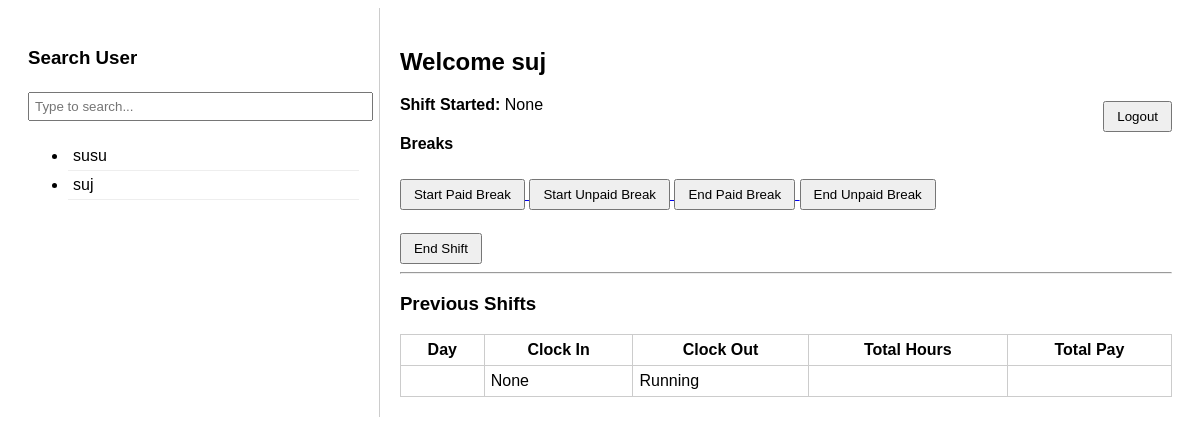
Page / (signed in) on the earlier database version.
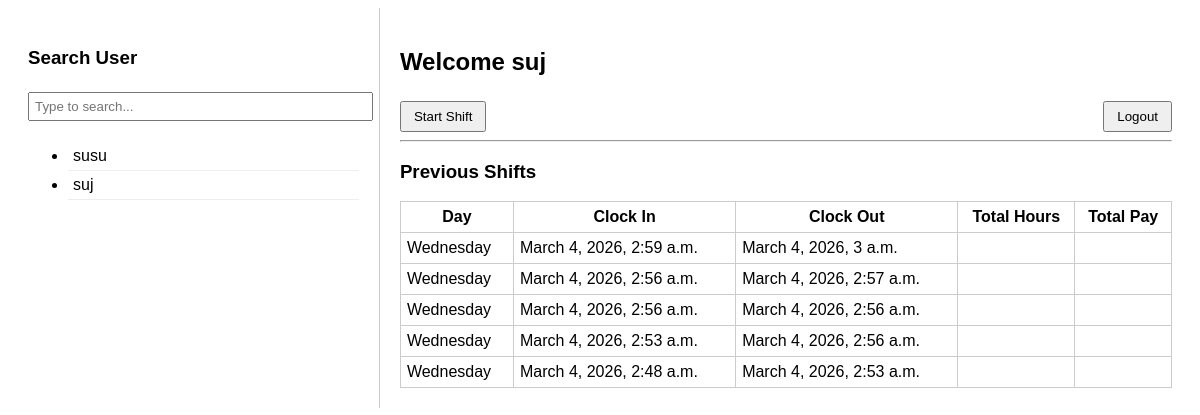
Same page on the later database version.
### accounts/models.py (models this page shows, shortened)
class CustomUser(AbstractUser):
    employee_code = models.CharField(
        max_length=4,
        unique=True,
        blank=True
    )
    hourly_rate = models.DecimalField(
        max_digits=8,
        decimal_places=2,
        default=Decimal("0.00")
    )
    profile_image = models.ImageField(
        upload_to="profiles/",
        null=True,
        blank=True
    )
    ROLE_CHOICES = (
        ("EMPLOYEE", "Employee"),
        ("ADMIN", "Admin"),
    )
    role = models.CharField(
        max_length=20,
        choices=ROLE_CHOICES,
        default="EMPLOYEE"
    )

### attendance/models.py (models this page shows, shortened)
class Shift(models.Model):
    user = models.ForeignKey(
        settings.AUTH_USER_MODEL,
        on_delete=models.CASCADE,
        related_name="shifts"
    )
    clock_in_time = models.DateTimeField(null=True, blank=True)
    clock_out_time = models.DateTimeField(null=True, blank=True)
    clock_in_image = models.ImageField(upload_to="clock_in/")
    clock_out_image = models.ImageField(upload_to="clock_out/", null=True, blank=True)
    is_approved = models.BooleanField(default=False)
    created_at = models.DateField(auto_now_add=True)
    class Meta:
        ordering = ['-clock_in_time']

### attendance/views.py (the view, shortened to what this page needs)
# urls.py: path('', views.attendance_home, name='attendance_home'),
def attendance_home(request):
    users = CustomUser.objects.filter(is_staff=False)
    selected_user = None
    shifts = None
    is_logged_in = False
    user_id = request.session.get("user_id")
    if user_id:
        try:
            selected_user = CustomUser.objects.get(id=user_id)
            shifts = Shift.objects.filter(user=selected_user).order_by("-clock_in_time")
            is_logged_in = True
        except CustomUser.DoesNotExist:
            del request.session["user_id"]
    return render(request, "attendance/home.html", {
        "users": users,
        "selected_user": selected_user,
        "shifts": shifts,
        "is_logged_in": is_logged_in
    })

### attendance/templates/attendance/home.html (shortened to what this page needs)
<!DOCTYPE html>
<html>
<head>
</head>
<body>
<div class="left">
    <h3>Search User</h3>
    <input type="text" id="searchInput" placeholder="Type to search...">
    <ul id="userList">
        {% for user in users %}
            <li class="user-item"
                data-user-id="{{ user.id }}"
                data-username="{{ user.username }}"
                onclick="selectUser('{{ user.id }}', '{{ user.username }}')">
                {{ user.username }}
            </li>
        {% endfor %}
    </ul>
</div>
<div class="right" id="rightSide">
    {% if not is_logged_in %}
        {% if not selected_user_id and not messages %}
            <p id="placeholder" style="color:#888; font-style:italic;">
                Please select a user from the left to continue.
            </p>
        {% endif %}
        <div id="loginArea" style="{% if selected_user_id or messages %}display:block{% else %}display:none{% endif %}">
            <h3>Selected User: <span id="selected_name">{% if selected_user_username %}{{ selected_user_username }}{% else %}None{% endif %}</span></h3>
            <form method="post">
                {% csrf_token %}
                <input type="hidden" name="user_id" id="selected_user" value="{{ selected_user_id }}">
                <label>Enter 4-digit code:</label>
                <input type="number" name="employee_code" required>
                <button type="submit">Login</button>
            </form>
            {% if messages %}
                {% for message in messages %}
                    <p style="color:red;">{{ message }}</p>
                {% endfor %}
            {% endif %}
        </div>
    {% else %}
        <div id="dashboard">
            <h2>Welcome {{ selected_user.username }}</h2>
            <form method="post" action="{% url 'logout_user' %}" style="float:right;">
                <button type="submit">Logout</button>
            </form>
            {% with current_shift=shifts.first %}
                {% if not current_shift or current_shift.clock_out_time %}
                    <form method="post" action="{% url 'create_shift' %}">
                        <button type="submit">Start Shift</button>
                    </form>
                {% else %}
                    <p><strong>Shift Started:</strong> {{ current_shift.clock_in_time }}</p>
                    <h4>Breaks</h4>
                    <a href="{% url 'start_break' current_shift.id 'paid' %}">
                        <button>Start Paid Break</button>
                    </a>
                    <a href="{% url 'start_break' current_shift.id 'unpaid' %}">
                        <button>Start Unpaid Break</button>
                    </a>
                    <a href="{% url 'end_break' current_shift.id 'paid' %}">
                        <button>End Paid Break</button>
                    </a>
                    <a href="{% url 'end_break' current_shift.id 'unpaid' %}">
                        <button>End Unpaid Break</button>
                    </a>
                    <br><br>
                    <a href="{% url 'clock_out' current_shift.id %}">
                        <button>End Shift</button>
                    </a>
                {% endif %}
            {% endwith %}
            <hr>
            <h3>Previous Shifts</h3>
            <table>
                <tr>
                    <th>Day</th>
                    <th>Clock In</th>
                    <th>Clock Out</th>
                    <th>Total Hours</th>
                    <th>Total Pay</th>
                </tr>
                {% for shift in shifts %}
                <tr>
                    <td>{{ shift.clock_in_time|date:"l" }}</td>
                    <td>{{ shift.clock_in_time }}</td>
                    <td>{{ shift.clock_out_time|default:"Running" }}</td>
                    <td>{{ shift.total_hours }}</td>
                    <td>{{ shift.total_pay }}</td>
                </tr>
                {% endfor %}
            </table>
        </div>
    {% endif %}
</div>
</body>
</html>

### attendance/templates/attendance/home.html (style rules this page uses)
body { display: flex; font-family: Arial; }
.left { width: 30%; border-right: 1px solid #ccc; padding: 20px; }
.right { width: 70%; padding: 20px; }
input { width: 100%; padding: 5px; margin: 5px 0; }
button { padding: 6px 12px; margin-top: 5px; }
.user-item { cursor: pointer; padding: 5px; border-bottom: 1px solid #eee; }
table { border-collapse: collapse; width: 100%; margin-top: 15px; }
th, td { border: 1px solid #ccc; padding: 6px; }

Differences in the rows shown:
removed Shift: clock_in_time "None", clock_out_time "Running"
added Shift: clock_in_time "Wednesday", clock_in_time "March 4, 2026, 2:59 a.m.", clock_out_time "March 4, 2026, 3 a.m."
added Shift: clock_in_time "Wednesday", clock_in_time "March 4, 2026, 2:56 a.m.", clock_out_time "March 4, 2026, 2:57 a.m."
added Shift: clock_in_time "Wednesday", clock_in_time "March 4, 2026, 2:56 a.m.", clock_out_time "March 4, 2026, 2:56 a.m."
added Shift: clock_in_time "Wednesday", clock_in_time "March 4, 2026, 2:53 a.m.", clock_out_time "March 4, 2026, 2:56 a.m."
added Shift: clock_in_time "Wednesday", clock_in_time "March 4, 2026, 2:48 a.m.", clock_out_time "March 4, 2026, 2:53 a.m."
Other differences:
text no longer shown: "Shift Started: Breaks Start Paid Break Start Unpaid Break End Paid Break End Unpaid Break End Shift"
text now shown: "Start Shift"
